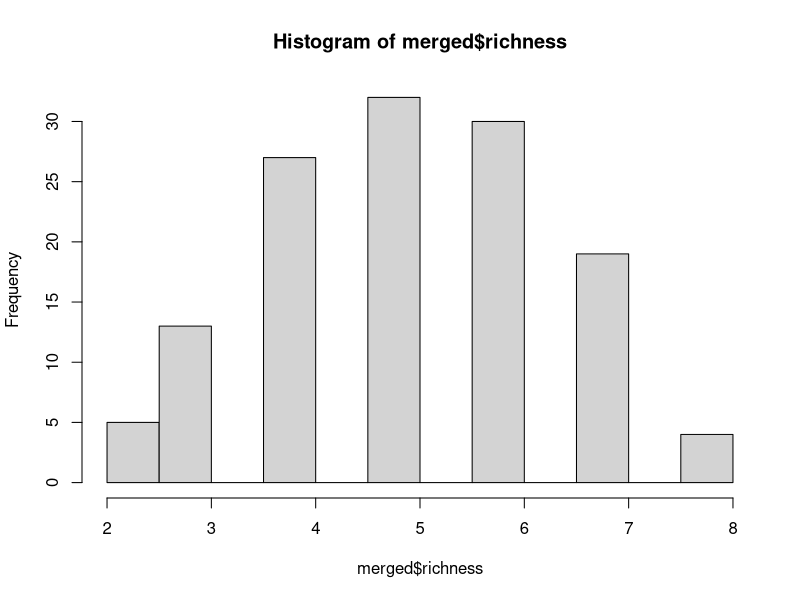

This chart was generated by the following R code: (Note: this script raises an error after producing the figure.)
# Dissertation Modeling Analysis
# 12/03/2024
# Carla Leone

## Load the data----
library(readxl)
library(tidyverse)
indices <- read_excel("data/results.clean.xlsx", 
                      sheet = "matched_times")
results_clean <- read_excel("data/results.clean.xlsx", 
                            sheet = "results.clean")
str(results_clean)
results_clean$habitat<- as.factor(results_clean$habitat)
results_clean <- subset (results_clean, select = c(2:23, 26))
phonic <- read_excel("data/phonic_richness.xlsx", 
                            sheet = "big_sheet (3)")


View(indices)
indices<- subset(indices, select = -c(long, lat) ) #remove unnecessary columns

# merge the datasets
View(phonic)
View(indices)
indices <- indices %>%
  rename(minute = recording_minute)
phonic$wav_files <- paste(phonic$recording, phonic$minute, sep = "")
merged <- merge(indices, phonic, by = c("site", "wav_files"))
View(merged)                
str(merged)

library(openxlsx)
write.xlsx(merged, "merged.xlsx")
### Data Exploration ----
library(lme4)
hist(merged$richness)
lm1<- lm(low_richness~habitat, data=merged)
kw_lwrich<- kruskal.test(low_richness~habitat, data=merged)
kw_lwrich
kw_sunrise<- kruskal.test(low_richness~sunrise, data=merged)
kw_sunrise


lme1<- lmer(richness~ACI_low+ ACI_high +ACI_full +AEI_low +AEI_high +AEI_full+ BI_low +BI_high+ BI_full+ H_low+ H_high+ H_full+ TE_low+ TE_high+ TE_full +SE_low+ SE_high+ SE_full  +M_low+ M_high+ M_full+ NDSI + (1|site), data= merged )
print(colnames(merged))

avg_richness<- merged %>%
  group_by(habitat.y) %>%
  summarise(avg_richness = mean(richness),
            sd = sd(richness))%>%
  ungroup()
View(avg_richness)
boxplot(merged$low_richness~merged$habitat)
boxplot(meta_richness$low_richness~meta_richness$habitat)
boxplot(merged$low_richness...26~merged$habitat.y)
boxplot(merged$richness~merged$habitat.y)
merged$wind<- as.factor(merged$wind)
## Random Forest Attempt----
install.packages("randomForest")
library(randomForest)
install.packages("caret")
library(caret)
library(readxl)
library(tidyverse)
library(vegan)
library(datasets)
data<- iris
View(data)

str(merged)
library(readxl)
merged3 <- read_excel("data/merged.xlsx", 
                     sheet = "merged3")
View(merged3)
#training
set.seed(222)
ind <- sample(2, nrow(merged_habitats), replace = TRUE, prob = c(0.7, 0.3))
train <- merged_habitats[ind==1,] #65 values 
train
test <- merged3[ind==2,] # 131 values

#random forest
rf <- randomForest(richness~., data=train, proximity=TRUE) 
print(rf)

p1 <- predict(rf, train)
confusionMatrix(p1, train$ richness)

# adjust the model because clearly has a lot of error
t <- tuneRF(train[,-5], train[,5],
            stepFactor = 0.5,
            plot = TRUE,
            ntreeTry = 150,
            trace = TRUE,
            improve = 0.05)
?tuneRF

# not super sure what this does but lets see
hist(treesize(rf),
     main = "No. of Nodes for the Trees",
     col = "green")

#Variable Importance
varImpPlot(rf1,
           sort = T,
           n.var = 10,
           main = "Top 10 - Variable Importance")
importance(rf)

MDSplot(rf, train$richness)

library(corrplot)
?corrplot
corrplot(cor(matrix_hab1_numeric))
cor(matrix_hab1)
matrix_hab1<- as.matrix(df_habitat_1)
matrix_hab1<- subset(matrix_hab1, select = -c(richness))
str(matrix_hab1)
View(matrix_hab1_numeric)
column_names <- matrix_hab1[1, ]

matrix_hab1_numeric <- as.numeric(matrix_hab1)
matrix_hab1 <- matrix_hab1[-1, ]
colnames(matrix_hab1) <- column_names

### Try forest with low richness ----
str(merged)
merged_habitats<- subset(merged, select = c(1, 4:24,51,57))
View(merged_habitats)
merged_habitats$richness<- as.factor(merged_habitats$richness)
## Split data into habitats
# Data frame for habitat category 1
df_habitat_1 <- merged_habitats %>%
  filter(habitat == 1)%>%
  select(-c(habitat, site))

df_habitat_1$richness<- as.factor(df_habitat_1$richness)

# adjust the model because clearly has a lot of error
t <- tuneRF(train[,-5], train[,5],
            stepFactor = 0.5,
            plot = TRUE,
            ntreeTry = 150,
            trace = TRUE,
            improve = 0.05)

# not super sure what this does but lets see
hist(treesize(rf),
     main = "No. of Nodes for the Trees",
     col = "green")

#Variable Importance
varImpPlot(rf1,
           sort = T,
           n.var = 10,
           main = "Top 10 - Variable Importance")
importance(rf1)
MDSplot(rf1, train1$richness)
# checking correlations between the different variables
View(merged_habitats)
cor_habitats<- subset(merged_habitats, select = -c(site, habitat.y))
library(corrplot)
correlation_matrix <- cor(cor_habitats[, -ncol(merged_habitats)], df$richness)
print(correlation_matrix)
corrplot(correlation_matrix)

# Data frame for habitat category 2
df_habitat_2 <- merged_habitats %>%
  filter(habitat == 2) %>%
  select(-c(habitat, site))
df_habitat_2$richness<- as.factor(df_habitat_2$richness)
View(df_habitat_2)
# training
set.seed(222)
ind2 <- sample(2, nrow(df_habitat_2), replace = TRUE, prob = c(0.6, 0.4))
train2 <- df_habitat_2[ind2==1,]  
train2
train2 <- na.omit(train2)
test2 <- df_habitat_2[ind2==2,] 
test2<- na.omit(test2)

#random forest
 
rf2 <- randomForest(richness~., data=train2, proximity=TRUE) 
print(rf2)

p1.2 <- predict(rf2, train2)
confusionMatrix(p1.2, train2$ richness)

p2.2<- predict(rf2, test2)
confusionMatrix(p2.2, test2$ richness)

# adjust the model because clearly has a lot of error
t <- tuneRF(train[,-5], train[,5],
            stepFactor = 0.5,
            plot = TRUE,
            ntreeTry = 150,
            trace = TRUE,
            improve = 0.05)

# not super sure what this does but lets see
hist(treesize(rf2),
     main = "No. of Nodes for the Trees",
     col = "green")

#Variable Importance
varImpPlot(rf2,
           sort = T,
           n.var = 10,
           main = "Top 10 - Variable Importance")
importance(rf2)
 str(merged_habitats)
 #trying with the top important variables
df_habitat_2.2 <- merged_habitats %>%
  filter(habitat == 2) %>%
  select(-c(1, 2:8,10:12, 14:18, 20, 24,))
df_habitat_2.2$richness<- as.factor(df_habitat_2.2$richness)
View(df_habitat_2.2)
# training
set.seed(222)
ind2 <- sample(2, nrow(df_habitat_2.2), replace = TRUE, prob = c(0.7, 0.3))
train2 <- df_habitat_2.2[ind2==1,]  
test2 <- df_habitat_2.2[ind2==2,] 

rf.2.2<- randomForest(richness~., data=train2, proximity=TRUE) 
print(rf.2.2)
MDSplot(rf2, train2$richness)
View(merged_habitats)
# Data frame for habitat category 3
df_habitat_1 <- merged_habitats %>%
  filter(habitat == 1)%>%
  select(-c(habitat, site))
df_habitat_1$richness<- as.factor(df_habitat_1$richness)
View(df_habitat_1)

is.na(df_habitat_1$richness)
any(is.na(train1$richness))
levels(train1$richness)
table(df_habitat_1$richness)
# training
set.seed(222)
ind1 <- sample(2, nrow(df_habitat_1), replace = TRUE, prob = c(0.6, 0.4))
train1 <- df_habitat_1[ind1==1,]  
test1<- df_habitat_1[ind1==2,] 


#random forest
rf1 <- randomForest(richness~., data=train1, proximity=TRUE, mtry= 4) 
print(rf1)

p1<- predict(rf3, train3)
confusionMatrix(p1.3, train3$ richness)

p2<- predict(rf1, test1)
confusionMatrix(p2, test1$ richness)

# adjust the model because clearly has a lot of error
t <- tuneRF(train[,-5], train[,5],
            stepFactor = 0.5,
            plot = TRUE,
            ntreeTry = 150,
            trace = TRUE,
            improve = 0.05)

# not super sure what this does but lets see
hist(treesize(rf2),
     main = "No. of Nodes for the Trees",
     col = "green")

#Variable Importance
varImpPlot(rf3,
           sort = T,
           n.var = 10,
           main = "Top 10 - Variable Importance")
importance(rf2)

MDSplot(rf2, train2$richness)


df_habitat_1 <- merged_habitats %>%
  filter(habitat.y == 1)%>%
  select(-c(habitat.y, site))
df_habitat_3$richness<- as.factor(df_habitat_3$richness)
View(df_habitat_1)

# training
set.seed(222)
ind3 <- sample(2, nrow(df_habitat_3), replace = TRUE, prob = c(0.6, 0.4))
train3 <- df_habitat_3[ind3==1,]  
test3 <- df_habitat_3[ind3==2,] 


#random forest
rf3 <- randomForest(richness~., data=train3, proximity=TRUE, mtry= 4) 
print(rf3)

p1.3<- predict(rf3, train3)
confusionMatrix(p1.3, train3$ richness)

p2.3<- predict(rf3, test3)
confusionMatrix(p2.3, test3$ richness)
#193 observations of 67 variables----
merged7<- subset(merged, select = c(4:25, 52))
View(merged7)

# dataset with only richness and the indices
merged7$low_richness<- as.factor(merged7$low_richness)
View(merged3)

#training
set.seed(222)
ind <- sample(2, nrow(merged7), replace = TRUE, prob = c(0.7, 0.3))
train <- merged7[ind==1,] #65 values 
test <- merged7[ind==2,] # 131 values

#random forest
rf <- randomForest(low_richness~., data=train, proximity=TRUE) 
print(rf)

p1 <- predict(rf, train)
confusionMatrix(p1, train$ richness)

# adjust the model because clearly has a lot of error
t <- tuneRF(train[,-5], train[,5],
            stepFactor = 0.5,
            plot = TRUE,
            ntreeTry = 150,
            trace = TRUE,
            improve = 0.05)

# not super sure what this does but lets see
hist(treesize(rf),
     main = "No. of Nodes for the Trees",
     col = "green")

#Variable Importance
varImpPlot(rf,
           sort = T,
           n.var = 10,
           main = "Top 10 - Variable Importance")
importance(rf)

MDSplot(rf, train$richness)


### RF with Habitats ----

merged_cleaner<- subset(merged_habitats, select = -c(richness))
merged_cleaner$habitat<- as.factor(merged_cleaner$habitat)
merged_avg<- merged_cleaner %>%
  group_by(site, habitat)%>%
  summarise_all(list(mean=mean)) %>%
  ungroup()

merged_avg<- subset(merged_avg, select = -c(site))
merged_avg$habitat.y<- as.factor(merged_avg$habitat.y)
str(merged_avg)
#training
library(randomForest)
library(caret)
set.seed(222)
ind <- sample(2, nrow(merged_avg), replace = TRUE, prob = c(0.8, 0.2))
train <- merged_avg[ind==1,] #65 values 
test <- merged_avg[ind==2,] # 131 values


levels(train$habitat.y)
set.seed(71)
rf_test<- randomForest(habitat.y~., data= merged_avg, importance= TRUE, proximity= TRUE)
print(rf_test)
#random forest
?randomForest
rf <- randomForest(habitat.y~., data=train, proximity=TRUE, ntree=1000, mtry= 2) 
print(rf)
plot(rf)

p1 <- predict(rf, train)
confusionMatrix(p1, train$ habitat.y)

p2 <- predict(rf, test)
confusionMatrix(p2, test$ habitat.y)


# adjust the model because clearly has a lot of error
t <- tuneRF(train[,-5], train[,5],
            stepFactor = 0.5,
            plot = TRUE,
            ntreeTry = 150,
            trace = TRUE,
            improve = 0.05)

# not super sure what this does but lets see
hist(treesize(rf),
     main = "No. of Nodes for the Trees",
     col = "green")
#what do the nodes mean?

#Variable Importance
varImpPlot(rf,
           sort = T,
           n.var = 10,
           main = "Top 10 - Variable Importance")
importance(rf)
## Try the random forest plot to predict simpsons instead of richness?----
merged4<- subset(merged, select = c( 4:25, 59))
merged4$habitat.y<- as.factor(merged4$habitat.y)
View(merged4)

#training
set.seed(222)
ind <- sample(2, nrow(merged4), replace = TRUE, prob = c(0.7, 0.3))
train <- merged4[ind==1,] #65 values 
test <- merged4[ind==2,] # 131 values

#random forest
rf <- randomForest(habitat.y~., data=train, proximity=TRUE) 
print(rf)
plot(rf)

p1 <- predict(rf, train)
confusionMatrix(p1, train$ habitat.y)

p2 <- predict(rf, test)
confusionMatrix(p2, test$ habitat.y)
# confusion matrix results:
# accuracy = 0.968, p value < 0.01

# adjust the model because clearly has a lot of error
t <- tuneRF(train[,-5], train[,5],
            stepFactor = 0.5,
            plot = TRUE,
            ntreeTry = 150,
            trace = TRUE,
            improve = 0.05)

# not super sure what this does but lets see
hist(treesize(rf),
     main = "No. of Nodes for the Trees",
     col = "green")
#what do the nodes mean?

#Variable Importance
varImpPlot(rf,
           sort = T,
           n.var = 10,
           main = "Top 10 - Variable Importance")
importance(rf)
# important variables:
# M High, SE high, H high,SE full, H full, AEI High, M full
MDSplot(rf, train$richness)

### Try it with the new habitats----
str(merged)
merged5<- subset(merged, select = c(1, 4:25, 60))
merged5$habitat.y<- as.factor(merged5$habitat.y)
View(merged5)

#training
set.seed(222)
ind <- sample(2, nrow(merged5), replace = TRUE, prob = c(0.7, 0.3))
train <- merged5[ind==1,] #65 values 
test <- merged5[ind==2,] # 131 values

#random forest
rf <- randomForest(revised_habitat~., data=train, proximity=TRUE) 
model <- randomForest(revised_habitat ~ . + site, data = train, importance = TRUE)
print(model)
print(rf)
plot(rf)


p3<-  predict(model, train)
confusionMatrix(p1, train$ revised_habitat)

p4<- predict(model, test)
confusionMatrix(p2, test$ revised_habitat)

p1 <- predict(rf, train)
confusionMatrix(p1, train$ revised_habitat)

p2 <- predict(rf, test)
confusionMatrix(p2, test$ revised_habitat)
# confusion matrix results:
# accuracy = 1, p value < 0.01

# adjust the model because clearly has a lot of error
t <- tuneRF(train[,-5], train[,5],
            stepFactor = 0.5,
            plot = TRUE,
            ntreeTry = 150,
            trace = TRUE,
            improve = 0.05)

# not super sure what this does but lets see
hist(treesize(rf),
     main = "No. of Nodes for the Trees",
     col = "green")
#what do the nodes mean?

#Variable Importance
varImpPlot(model,
           sort = T,
           n.var = 10,
           main = "Top 10 - Variable Importance")
importance(model)
# important variables:
# M High, M full, SE high, SE full, H full, H high, BI high

MDSplot(rf, train$revised_habitat)


### Looking at random forest for time variation ----
str(merged)

# code for summarizing simpsons, may be useful at some point
merged_habitats<-  merged %>%
  subset(select= c(1, 4:25, 60)) %>%
  group_by(site,habitat.y) %>%
  summarize(across(2:21, mean))%>%
  ungroup()
View(merged_habitats)
merged_habitats<- subset(merged_habitats, select= -c(1))
merged_habitats$habitat.y<- as.factor(merged_habitats$habitat.y)

#save the excel 
install.packages("openxlsx")
library(openxlsx)
write.xlsx(merged_habitats, "merged_habitats.xlsx")
write.xlsx(merged5, "merged_full.xlsx")

## Now run the forest model
merged6<- subset(merged, select = c( 4:25, 30))
merged6$time<- as.factor(merged6$time)
View(merged6)

#training
set.seed(222)
ind <- sample(2, nrow(merged_habitats), replace = TRUE, prob = c(0.7, 0.3))
train <- merged_habitats[ind==1,] #65 values 
test <- merged_habitats[ind==2,] # 131 values

#random forest
rf <- randomForest(habitat.y~., data=train, proximity=TRUE) 
print(rf)
plot(rf)

p1 <- predict(rf, train)
confusionMatrix(p1, train$ habitat.y)

p2 <- predict(rf, test)
confusionMatrix(p2, test$ habitat.y)
# confusion matrix results:
# accuracy = 1, p value < 0.01

# adjust the model because clearly has a lot of error
t <- tuneRF(train[,-5], train[,5],
            stepFactor = 0.5,
            plot = TRUE,
            ntreeTry = 150,
            trace = TRUE,
            improve = 0.05)
# not super sure what this does but lets see
## DOES NOT HELP PREDICT TIME

### Try a PCA with the indices----
indices_pca_data<- subset(merged_simpsons, select = -c(2))
indices_pca_data<- indices_pca_data %>%
  column_to_rownames(var = "site") # make site the name of the rows

# try the PCA
pca_indices<- rda(indices_pca_data, scale=T)
plot(pca_indices)
summary(pca_indices)
#pca 1 heavy on all the SEs and Hs
#pca 2 is mainy just the AEI
biplot(pca_indices)
screeplot(pca_indices)
# is it even worth it to use PC2?

# ACI Low----
avg_aci_low <- merged %>%
  group_by(time,max_richness) %>%
  summarise(avg_aci = mean(ACI_low),
            sd_aci = sd(ACI_low),
            se_aci = sd(ACI_low) /sqrt(n()))%>%
  ungroup()#gives the stats for each habitat at each time point. Has taken the average richness of each habitat for each time.

View(avg_aci_low)


#plot
ggplot(avg_aci_low, aes(x = time, y = avg_aci, color = habitat)) +
  geom_line() +  # Add lines
  geom_point() +  # Add points
  labs(x = "Time", y = "Average ACI Low Frequency Band", color = "Habitat Category") +  # Labels
  theme_minimal()  # Optional: change theme if desired


# aci vs max richness ----
merged$max_richness<- as.factor(merged$max_richnes)
richness_aci <- merged %>%
  group_by(time, richness) %>%
  summarise(avg_aci = mean(ACI_low),
            sd_aci = sd(ACI_low),
            se_aci = sd(ACI_low) /sqrt(n()))%>%
  ungroup()

#plot aci low vs time
time_aci <- merged %>%
  group_by(time, site) %>%
  summarise(avg_aci = mean(ACI_low),
            sd_aci = sd(ACI_low),
            se_aci = sd(ACI_low) /sqrt(n()))%>%
  ungroup()

ggplot(merged, aes(x = ACI_full, y = richness, color = habitat)) +
  geom_line() +  # Add lines
  geom_point() +  # Add points
  labs(x = "Time", y = "Average ACI Low Frequency Band", color = "Habitat Category") +  # Labels
  theme_minimal()  # Optional: change theme if desired

### Model with aci and other variables----
ggplot(merged,(aes(x=ACI_full, y = richness))+
         geom_smooth())
plot(merged$richness~ACI_low + habitat, data=merged)

lm1<- lm(richness ~ ACI_low + site, data=merged)
summary(lm1)

### Try a model ----
lm_ratios<- lm(invert_dominance~time + habitat, data = ratios)
summary(lm_ratios)

### Basic Models ----
boxplot(merged$ACI_full~merged$habitat)

lm_time<- lm(ACI_low~time + habitat, data=merged)
summary(lm_time)
plot(merged$ACI_low~merged)
### Looking at all indices ----
library(readxl)
results_clean <- read_excel("data/results.clean.xlsx", 
                            sheet = "results.clean")
View(results_clean)
str(results_clean)
results_clean2<- subset(results_clean, select = c(2:24,26))
results_clean2$site<- tolower(gsub(" ", "_", results_clean2$site))
results_clean2$habitat<- as.factor(results_clean2$habitat)
View(results_clean2)
results_clean2<- results_clean2 %>%
  group_by(site,habitat)%>%
  summarise_all(list(mean=mean))%>%
  ungroup()

results_clean2<- results_clean2 %>%
  column_to_rownames(var = "site")

dist_indices<- vegdist(results_clean2, method="bray")
cluster_indices<- hclust(dist_indices, method = "average", members = NULL)
plot(cluster_indices)

pca_indices<- prcomp(results_clean2, scale=TRUE)
summary(pca_indices)
screeplot(pca_indices)
pca_indices
biplot(pca_indices)


                   
### Richness vs time ----
str(merged)
time<- subset(merged3, select=c(sunrise, time, richness, sunrise_time, site, habitat, day, boat, weather, wind))
View(time)
time$habitat<- as.factor(time$habitat)
time$wind<- as.numeric(time$wind)

#wind
wind<-  time %>%
  group_by(site, wind, habitat, weather) %>%
  summarize(mean = mean(richness)) %>%
  ungroup()
View(wind)
plot(wind$mean~wind$wind)
summary(lm(mean~wind, data = wind))

#Weather
weather<- time %>%
  group_by(site, weather) %>%
  summarize(mean = mean(richness)) %>%
  ungroup()
View(weather)
boxplot(weather$mean~weather$weather)
kruskal.test(mean~weather, data = weather)
#linear plot
ggplot(time, aes(x = time, y = richness, color = site)) +
geom_smooth(se=F) +
  geom_point(data = time, aes(x = sunrise_time, y = NA), shape = 17, color = "black", size = 3) +
  labs(x = "Time", y = "Full Max Richness", color = "Habitat") +
  facet_wrap(~habitat)+
  theme_minimal()

sunrise_data <- subset(time, sunrise == "yes")
View(sunrise_data)
only_dawn<- sunrise_data%>%
  group_by(site, habitat) %>%
  summarise(mean = mean(richness),
            sd = sd(richness))%>%
  ungroup()
View(only_dawn)
boxplot(only_dawn$mean~only_dawn$habitat)
kw_onlydawn<- kruskal.test(mean~habitat, data= only_dawn)
kw_onlydawn

ggplot() +
  geom_smooth(data = time, aes(x = time, y = richness, color = site), se = FALSE) +
  geom_point(data = sunrise_data, aes(x = time, y = richness), shape = 17, color = "black", size = 3) +
  labs(x = "Time", y = "Full Max Richness", color = "Site") +
  facet_wrap(~habitat) +
  theme_minimal()

# Plot
# Summarize data to calculate mean sunrise time per site
summarized_df <- time %>%
  group_by(site) %>%
  summarize(mean_sunrise_time = mean(sunrise_time)) %>%
  ungroup()
View(summarized_df)
# Plot
ggplot(time, aes(x = time, y = richness, color = site)) +
  geom_line() +
  geom_point(data = summarized_df, aes(x = sunrises, y = richness_time), color = "black", size = 3)
  

sunrise_time<- c("1900-01-01 05:00:00", "1900-01-01 06:30:00", "1900-01-01 04:30:00", "1900-01-01 05:30:00", "1900-01-01 04:30:00", "1900-01-01 06:00:00", "1900-01-01 04:30:00", "1900-01-01 04:30:00", "1900-01-01 05:00:00", "1900-01-01 06:30:00")
summarized_df$sunrises<- posix_time
str(summarized_df)
posix_time <- as.POSIXct(sunrise_time, format = "%Y-%m-%d %H:%M:%S")
summarized_df$richness_time<- c(6,4,6,5,5,6,5,6,6,5)
summarized_df<- subset(summarized_df, select = c(sunrises, richness_time))
#day night and dawn
danw_data<- time%>%
  group_by(site, day) %>%
  summarise(mean = mean(richness),
            sd = sd(richness))%>%
  ungroup()
View(danw_data)
boxplot(danw_data$mean~danw_data$day)

kruskal.test(mean~day, data=danw_data)
